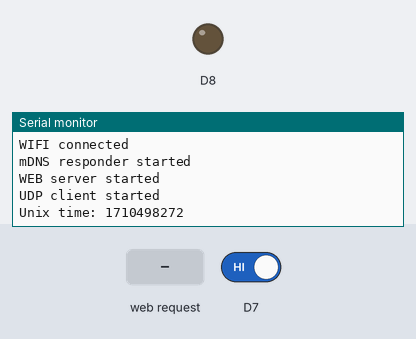
Recording of a sketch running on a simulated ESP8266 (NodeMCU). On the bench: output pins drawn as LEDs (lit = HIGH), the last lines printed to the serial monitor. Inputs (shaded band) come from the test bench; at power-on: D7 HIGH. WiFi joins after 1.5 s; servers stay silent unless stated; storage starts empty.

Above: at 2.7 s.
2.8 s: D7 driven LOW
4.3 s: HTTP request GET /geiger/gdata received
At 4.9 s:
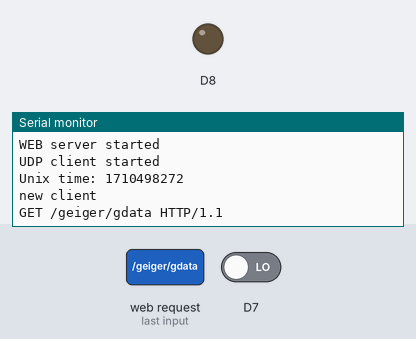
5.8 s: HTTP request GET /geiger received
At 7.0 s:
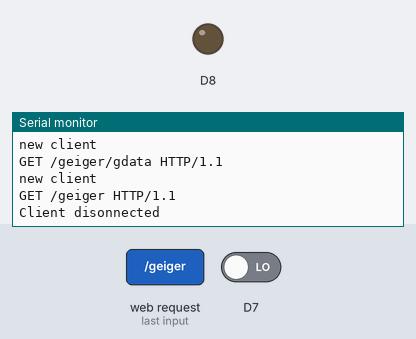
7.3 s: HTTP request GET /geiger/gdata1550000000.txt received
At 8.6 s:
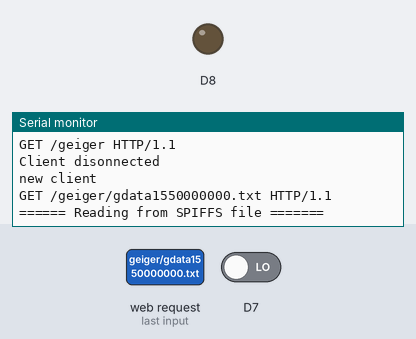

Measured:
- after the input at 4.3 s, the serial monitor: prints a new line at once (image 1)
- after the input at 5.8 s, the serial monitor: prints a new line at once (image 2)
- after the input at 7.3 s, the serial monitor: prints a new line at once (image 3)

The sketch:

GeigerCounter.ino
```cpp
/*=============================================================================
 =======                            INCLUDES                            =======
 =============================================================================*/
#include <TimeLib.h>
#include <ESP8266WiFi.h>
#include <WiFiManager.h>
#include <WiFiUdp.h>
#include <ESP8266mDNS.h>
#include "FS.h"

/*=============================================================================
 =======               DEFINES & MACROS FOR GENERAL PURPOSE             =======
 =============================================================================*/
#undef DEBUG

// access point
#define AP_NAME "geiger_counter"
#define AP_TIMEOUT 60

// Geiger Mueller tube parameterization (see manufacturer of radiation kits: http://www.libelium.com/wireless_sensor_networks_to_control_radiation_levels_geiger_counters/)
// gamma sensivity: 60cps = 3600cpm ≙ 1mR/h = 10μS/h ->  1cpm ≙ 0.00277μS/h
#define SBM20_FACTOR  ((double)0.00277)
#define NBR_GMTUBES   2
#define TUBE_FACTOR   (SBM20_FACTOR / (double)NBR_GMTUBES)

// NTP stuff
#define NTP_PACKET_SIZE        48
#define SEVENTYYEARS   2208988800UL

// file logging stuff
#define FILELOGRATE      10                             // minutes
#define MAXFILELINES     ((28 * 24 * 60) / FILELOGRATE) // 28 days of data, every 10 min one  element
#define MAXFILES         26                             // about 2 years of data
#define MAXCHARTELEMENTS 60                             // number of displayed elements on the graph

/*=============================================================================
 =======                       CONSTANTS  &  TYPES                      =======
 =============================================================================*/
typedef enum
{
	NTP_REQUEST,
	NTP_WAIT_RESPONSE,
	NTP_PARSE_RESPONSE,
	NTP_SLEEP
} ntp_states_e;

typedef enum
{
	PIEZO_START,
	PIEZO_ON,
	PIEZO_SLEEP
} piezo_states_e;

/*=============================================================================
 =======                VARIABLES & MESSAGES & RESSOURCEN               =======
 =============================================================================*/
// math stuff
double startMillis = 0.0;
double seconds = 0.0;
double minutes = 0.0;
double CPM = 0.0;
double uSv = 0.0;
double lastcSv = 0.0;
uint32 hitCount = 0ul;
uint32 minHolder = 0ul;
uint32 minuteHits = 0ul;

// filesystem stuff
uint32 lineCount = 0ul;
uint32 fileCount = 0ul;
String fName = "/geiger/gdata";
double lastcSvAvr = 0.0;

// graph stuff
String chartvalues[MAXCHARTELEMENTS];
uint32 chartvalues_cnt = 0ul;
boolean chartvalues_max = false;

// NTP client stuff
IPAddress timeServerIP;
unsigned int localPort = 2390;
byte packetBuffer[NTP_PACKET_SIZE];
ntp_states_e ntp_state = NTP_REQUEST;
uint32 ntp_millis;

// piezo stuff
piezo_states_e piezo_state = PIEZO_SLEEP;
uint32 piezo_micros;

// WIFI stuff
WiFiUDP udp;
WiFiManager wifiManager;
WiFiServer server(80);
uint32 webRefresh = 60ul;    // how often the webpage refreshes
const char *hostName = "geigercounter";

/*=============================================================================
 =======                              METHODS                           =======
 =============================================================================*/
unsigned long sendNTPpacket(IPAddress &address)
{
	// send an NTP request to the time server at the given address
	// set all bytes in the buffer to 0
	memset(packetBuffer, 0, NTP_PACKET_SIZE);
	// initialize values needed to form NTP request
	// (see URL above for details on the packets)
	packetBuffer[0] = 0b11100011;   // LI, Version, Mode
	packetBuffer[1] = 0;     // Stratum, or type of clock
	packetBuffer[2] = 6;     // Polling Interval
	packetBuffer[3] = 0xEC;  // Peer Clock Precision
	// 8 bytes of zero for Root Delay & Root Dispersion
	packetBuffer[12]  = 49;
	packetBuffer[13]  = 0x4E;
	packetBuffer[14]  = 49;
	packetBuffer[15]  = 52;

	// all NTP fields have been given values, now
	// you can send a packet requesting a timestamp:
	udp.beginPacket(address, 123); // NTP requests are to port 123
	udp.write(packetBuffer, NTP_PACKET_SIZE);
	udp.endPacket();
}

void GMpulse()
{
	seconds = ((double)millis() - startMillis) / 1000.0;
	minutes = seconds / 60.0;
	hitCount ++;
	minuteHits ++;

	CPM = ((double)hitCount) / minutes;
	uSv = CPM * TUBE_FACTOR;

	if (piezo_state == PIEZO_SLEEP)
	{
		piezo_state = PIEZO_START;
	}

#ifdef DEBUG
	Serial.print(" Hit Count: "); Serial.println(hitCount);
	Serial.print(" Time seconds: "); Serial.println(seconds);
	Serial.print(" Time minutes: "); Serial.println(minutes);
	Serial.print(" CPM: "); Serial.println(CPM);
	Serial.print(" uSv/h: "); Serial.println(uSv);
	Serial.println(" ");
#endif
}

void resetVariables()
{
	hitCount = 0ul;
	startMillis = (double)millis();
	seconds = 0.0;
	minutes = 0.0;
	CPM = 0.0;
	uSv = 0.0;
	minHolder = 0ul;
	minuteHits = 0ul;
	lastcSv = 0.0;
	lastcSvAvr = 0.0;
	chartvalues_cnt = 0ul;
	chartvalues_max = false;
}

void setup()
{
	// init serial logging
	Serial.begin(115200);

	// init file logging
	SPIFFS.begin();
	Dir dir = SPIFFS.openDir("/geiger");
	// determine latest logging file
	long timeval = 0;
	while (dir.next())
	{
		long t = dir.fileName().substring(13, 23).toInt();
		if (t > timeval)
		{
			timeval = t;
		}
		fileCount ++;
	}

	fName += timeval;
	fName += ".txt";
	File f = SPIFFS.open(fName, "r");
	if (!f)
	{
		// the very first time no logging file is present -> format the filesystem
		Serial.println("Please wait 30 secs for SPIFFS to be formatted");
		SPIFFS.format();
		Serial.println("Spiffs formatted");
		fName = "/geiger/gdata1550000000.txt";
		f = SPIFFS.open(fName, "w");
		f.close();
		fileCount = 1;
		lineCount = 0;
		Serial.println("Data file created");
	}
	else
	{
		Serial.println("Data file exists");
		while (f.available())
		{
			// lets read line by line from the file
			String str = f.readStringUntil('\n');
			lineCount ++;
		}
		f.close();
	}

	// init WIFI
	wifiManager.setAPStaticIPConfig(IPAddress(192,168,1,1), IPAddress(192,168,1,1), IPAddress(255,255,255,0));
	wifiManager.setTimeout(AP_TIMEOUT); // Timeout until WIFI config portal is turned off
	if (!wifiManager.autoConnect(AP_NAME))
	{
		Serial.println("WIFI not connected after timeout");
	}
	else
	{
    Serial.println("WIFI connected");
    MDNS.begin(hostName);
    Serial.println("mDNS responder started");
		server.begin();
		Serial.println("WEB server started");
		udp.begin(localPort);
		Serial.println("UDP client started");
	}

	// switch (must be pullup input, D2 = GPIO4)
	pinMode(D2, INPUT_PULLUP);

	// piezo (output, D8 = GPIO15)
	pinMode(D8, OUTPUT);
	digitalWrite(D8, LOW);

	// GMpulse (interrupt, D7 = GPIO13)
	pinMode(D7, INPUT);
	startMillis = (double)millis();
	attachInterrupt(D7, GMpulse, FALLING);

	yield();
}


void loop()
{
  if (WiFi.status() == WL_CONNECTED)
  {
    // processing mDNS
    MDNS.update();
  }

	// piezo tick handling
	switch (piezo_state)
	{
	case PIEZO_START:
		digitalWrite(D8, HIGH);
		piezo_micros = micros();
		piezo_state = PIEZO_ON;
		break;
	case PIEZO_ON:
		// piezo pulse duration is 1ms to get a nice tick
		if ((micros() - piezo_micros) > 1000)
		{
			piezo_state = PIEZO_SLEEP;
		}
		break;
	case PIEZO_SLEEP:
		digitalWrite(D8, LOW);
		break;
	default:
		break;
	}

	// NTP handling
	if (WiFi.status() == WL_CONNECTED)
	{
		switch (ntp_state)
		{
		case NTP_REQUEST:
			WiFi.hostByName("de.pool.ntp.org", timeServerIP); //get a random server from the pool
			sendNTPpacket(timeServerIP); // send an NTP packet to a time server
			ntp_millis = millis();
			ntp_state = NTP_WAIT_RESPONSE;
			break;
		case NTP_WAIT_RESPONSE:
			if((millis() - ntp_millis) > 1000)
			{
				ntp_state = NTP_PARSE_RESPONSE;
			}
			break;
		case NTP_PARSE_RESPONSE:
			if (NTP_PACKET_SIZE <= udp.parsePacket())
			{
				unsigned long secsSince1900;
				unsigned long epoch;

				// We've received a packet, read the data from it
				udp.read(packetBuffer, NTP_PACKET_SIZE);

				//the timestamp starts at byte 40 of the received packet and is four bytes,
				secsSince1900  = (unsigned long)packetBuffer[40] << 24;
				secsSince1900 |= (unsigned long)packetBuffer[41] << 16;
				secsSince1900 |= (unsigned long)packetBuffer[42] << 8;
				secsSince1900 |= (unsigned long)packetBuffer[43];

				// now convert NTP time into everyday time.
				// Unix time starts on Jan 1 1970. In seconds, that's 2208988800.
				// subtract seventy years.
				epoch = secsSince1900 - SEVENTYYEARS;
				setTime(epoch);
				Serial.print("Unix time: ");
				Serial.println(epoch);
			}
			ntp_millis = millis();
			ntp_state = NTP_SLEEP;
			break;
		case NTP_SLEEP:
			// next NTP request in 10min
			if((millis() - ntp_millis) > 600000)
			{
				ntp_state = NTP_REQUEST;
			}
			break;
		default:
			break;
		}
	}

	// long term logging into filesystem
	if (lineCount == MAXFILELINES)
	{
		fileCount++;
		fName = "/geiger/gdata";
		fName += now();
		fName += ".txt";
		lineCount = 0;
	}

	if (fileCount <= MAXFILES)
	{
		if (minutes > ((double)(minHolder + 1)))
		{
			// every minute
			minHolder++;
			lastcSv = ((double)minuteHits) * TUBE_FACTOR;
			lastcSvAvr = lastcSvAvr + lastcSv;

			chartvalues[chartvalues_cnt] = ",['" + String(minHolder) + '\'' + ',' + String(minuteHits) + ',' + String(lastcSv) + ']';
			chartvalues_cnt ++;
			if (chartvalues_cnt == MAXCHARTELEMENTS)
			{
				chartvalues_max = true;
				chartvalues_cnt = 0;
			}

			if ((minHolder % FILELOGRATE) == 0)
			{
				lastcSvAvr = lastcSvAvr / ((double)FILELOGRATE);
				if (digitalRead(D2) != 0)
				{
					File f = SPIFFS.open(fName, "a");
					if (!f)
					{
						Serial.println("file open for append failed");
					}
					else
					{
						Serial.println("====== Writing to SPIFFS file =========");
						f.print(now()); f.print(";"); f.print((int)lastcSvAvr);f.print(","); f.printf("%03d\n", ((int)(lastcSvAvr * 1000.0)) % 1000);
						lineCount++;
						f.close();
					}
				}
				lastcSvAvr = 0.0;
			}

			//reset per minute counter
			minuteHits = 0;
		}
	}

	// check to for any web server requests. ie - browser requesting a page from the webserver
	WiFiClient client = server.available();
	if (!client)
	{
		return;
	}

	// wait until the client sends some data
	Serial.println("new client");

	// read the first line of the request
	String request = client.readStringUntil('\r');
	Serial.println(request);

	if (request.indexOf("/REFRESH") != -1)
	{
		webRefresh = 60;
	}

	if (request.indexOf("/RESET") != -1)
	{
		// reset session
		resetVariables();
		webRefresh = 0;
	}

	if (request.indexOf("/RESETWIFI") != -1)
	{
		// reset WIFI settings
		wifiManager.resetSettings();
		delay(1000);
		// reset
		ESP.restart();
	}

	client.flush();

	// return the response
	client.println("HTTP/1.1 200 OK");

	if (request.indexOf("/CLEAR") != -1)
	{
		// clear file contents
		webRefresh = 0;
		Serial.println("Clearing Data");

		Dir dir = SPIFFS.openDir("/geiger");
		while (dir.next())
		{
			if (fName != dir.fileName())
			{
				SPIFFS.remove(dir.fileName());
			}
		}

		client.println("Content-Type: text/html");
		client.println(""); //  do not forget this one
		client.println("<!DOCTYPE HTML>");
		client.println("<html>");
		client.println(" <head>");
		client.println("</head><body>");
		client.println("<h1>Data Files</h1>");
		client.println("<a href=\"/\">Back</a><br><br>");
		client.println("<br><br><div style\"color:red\">Files Cleared</div>");
		client.println("<br><a href=\"/CLEAR\"\"><button>Clear Data</button></a>");
		client.println(" WARNING! This will delete all data.");
		client.println("</body></html>");

		lineCount = 0;
		fileCount = 1;
		return;
	}

	// download file
	if (request.indexOf("/gdata") != -1)
	{
		String fileDownloadName = request.substring(request.indexOf("/geiger"), request.indexOf("HTTP") - 1) ;

		client.println("Content-Type: text/plain");
		client.print("Content-Disposition: attachment;filename=");
		client.println(fileDownloadName);
		client.println("");

		File fi = SPIFFS.open(fileDownloadName, "r");
		if (!fi)
		{
			client.println("file open for download failed ");
			client.println(fileDownloadName.substring(1));
		}
		else
		{
			Serial.println("====== Reading from SPIFFS file =======");

			while (fi.available())
			{
				// lets read line by line from the file
				String line = fi.readStringUntil('\n');
				client.println(line);
			}
			fi.close();
		}

		return;
	}

	client.println("Content-Type: text/html");
	client.println(""); //  do not forget this one
	client.println("<!DOCTYPE HTML>");
	client.println("<html>");
	client.println("<head>");

	if (request.indexOf("/DATA") != -1)
	{
		client.println("</head><body>");
		client.println("<h1>Data Files</h1>");
		client.println("<a href=\"/\">Back</a><br><br>");
		if (fileCount >= MAXFILES)
		{
			client.println("<div style=\"color:red\">File limit reached. Clear data to restart data logging.</div>");
		}
		client.println("<a href=\"/CLEAR\"\"><button>Clear Data</button></a>");
		client.println(" WARNING! This will delete all data files.<br><br>");

		Dir dir = SPIFFS.openDir("/geiger");
		while (dir.next())
		{
			client.print("<a href=\"");
			client.print(dir.fileName());
			client.print("\">");
			client.print(dir.fileName());
			client.println("</a><br>");
		}

		client.println("</body></html>");
		return;
	}

	if (webRefresh != 0)
	{
		client.print("<meta http-equiv=\"refresh\" content=\"");
		client.print(webRefresh);
		client.println("\">");
	}

	double CPMholder = CPM;
	double uSvholder = uSv;
	int hitHolder = hitCount;
	double minutesHolder = minutes;
	double lastcSvTmp;

	client.println("<script type=\"text/javascript\" src=\"https://www.gstatic.com/charts/loader.js\"></script> ");
	client.println("   <script type=\"text/javascript\"> ");
	client.println("    google.charts.load('current', {'packages':['corechart','gauge']}); ");
	client.println("    google.charts.setOnLoadCallback(drawChart); ");
	client.println("    google.charts.setOnLoadCallback(drawChartG); ");

	// draw low emission uSv gauge
	client.println("   function drawChartG() {");
	client.println("      var data = google.visualization.arrayToDataTable([ ");
	client.println("        ['Label', 'Value'], ");
  client.print  ("        ['\\u00B5Sv/h',  ");


	if (lastcSv != 0)
	{
		// minute by minute
		lastcSvTmp = lastcSv;
	}
	else
	{
		// shows the average
		lastcSvTmp = uSvholder;
	}

	client.print(lastcSvTmp);
	client.println(" ], ");
	client.println("       ]); ");
	// setup the google chart options here
	client.println("    var options = {");
	client.println("      width: 700, height: 600,");
  if (lastcSvTmp < 1.0)
	{
		client.println("      min: 0, max: 1,");
		client.println("      greenFrom: 0, greenTo: .25,");
		client.println("      yellowFrom: .25, yellowTo: 1,");
		client.println("      minorTicks: 10,");
		client.println("      majorTicks: [0.0,0.1,0.2,0.3,0.4,0.5,0.6,0.7,0.8,0.9,1.0]");
	}
	else if (lastcSvTmp < 10.0)
	{
		client.println("      min: 0, max: 10,");
		client.println("      greenFrom: 0, greenTo: .25,");
		client.println("      yellowFrom: .25, yellowTo: 10,");
		client.println("      minorTicks: 10,");
		client.println("      majorTicks: [0,1,2,3,4,5,6,7,8,9,10]");
	}
	else
	{
		client.println("      min: 0, max: 100,");
		client.println("      greenFrom: 0, greenTo: .25,");
		client.println("      yellowFrom: .25, yellowTo: 25,");
		client.println("      redFrom: 25, redTo: 100,");
		client.println("      minorTicks: 10,");
		client.println("      majorTicks: [0,10,20,30,40,50,60,70,80,90,100]");
	}
	client.println("    };");
	client.println("   var chart = new google.visualization.Gauge(document.getElementById('chart_div'));");
	client.println("  chart.draw(data, options);");
	client.println("  }");

	client.println("    function drawChart() { ");
	client.println("     var data = google.visualization.arrayToDataTable([ ");
	client.println("       ['Hit', 'CPM', '\\u00B5Sv/h'] ");

	if (chartvalues_cnt > 0)
	{
		if (chartvalues_max == true)
		{
			for (int i = chartvalues_cnt; i < MAXCHARTELEMENTS; i ++)
			{
				client.println(chartvalues[i]);
			}
			for (int i = 0; i < chartvalues_cnt; i ++)
			{
				client.println(chartvalues[i]);
			}
		}
		else
		{
			for (int i = 0; i < chartvalues_cnt; i ++)
			{
				client.println(chartvalues[i]);
			}
		}
	}
	else
	{
		// no data lines
		client.print(",['No Data - click Refresh in ");
		client.print(60 - seconds);
		client.println(" seconds',0,0]");
	}

	client.println("     ]); ");
	client.println("     var options = { ");
	client.println("        title: 'Geiger Activity', ");
	client.println("        curveType: 'function', ");
	client.println("  series: {");
	client.println("         0: {targetAxisIndex: 0},");
	client.println("         1: {targetAxisIndex: 1}");
	client.println("       },");
	client.println("  vAxes: { ");
	client.println("         // Adds titles to each axis. ");
	client.println("         0: {title: 'CPM'}, ");
	client.println("         1: {title: '\\u00B5Sv/h'} ");
	client.println("       }, ");
	client.println("  hAxes: { ");
	client.println("         // Adds titles to each axis. ");
	client.println("         0: {title: 'time elapsed (minutes)'}, ");
	client.println("         1: {title: ''} ");
	client.println("       }, ");
	client.println("         legend: { position: 'bottom' } ");
	client.println("       }; ");
	client.println("       var chart = new google.visualization.LineChart(document.getElementById('curve_chart')); ");
	client.println("       chart.draw(data, options); ");
	client.println("      } ");
	client.println("    </script> ");
	client.println("  </head>");
	client.println("  <body>");
	client.println("  <h1>Geiger Counter IoT</h1>");
	if (webRefresh != 0)
	{
		client.print("<table><tr><td>This page will refresh every ");
		client.print(webRefresh);
		client.print(" seconds ");
	}
	else
	{
		client.print("<div><b style=\"color:red;\">REFRESH NOW</b> ");
	}
	client.println("<a href=\"/REFRESH\"\"><button>Refresh</button></a></td>");
	client.print("<td style=\"text-align:center; width:650px;\">");
	if (fileCount >= MAXFILES)
	{
		client.print("<div style=\"color:red\">File limit reached. Data logging stopped.<br>Click Data Files and Clear Data to restart data logging.</div>");
	}

	client.println("<a href=\"/DATA\"\">Data Files</a></td></tr></table>");
	client.println("<table><tr><td style=\"width:190px; vertical-align:top;\">");
	client.print("<b>Session Details</b>");
	client.println("<br>Hit Count: ");
	client.println(hitHolder);
	client.print("<br>Total Minutes: ");
	client.println(minutesHolder);
	client.print("<br>Avg CPM: <b>");
	client.println(CPMholder);
	client.print("</b><br>Avg &micro;Sv/h: <b>");
	client.println(uSvholder);
	client.println("</b><br><a href=\"/RESET\"\"><button>Reset Session</button></a>");

	client.println("</td><td>");
	client.println("<div id=\"chart_div\" style=\"width: 250px;\"></div>");
	client.println("</td></tr></table>");

	client.println("<div id=\"curve_chart\" style=\"width: 1000px; height: 500px\"></div>");

	// show remaining data space in filesystem
	FSInfo fs_info;
	SPIFFS.info(fs_info);

	int fileTotalKB = (int)fs_info.totalBytes;
	int fileUsedKB = (int)fs_info.usedBytes;

	client.print("<div>fileTotalBytes: ");
	client.print(fileTotalKB);
	client.print("<br>fileUsedBytes: ");
	client.print(fileUsedKB);

	client.println("</b><br><a href=\"/RESETWIFI\"\"><button>Reset WIFI</button></a>");

	client.println("</body>");
	client.println("</html>");

	Serial.println("Client disonnected");
	Serial.println("");

	yield();
}
```
